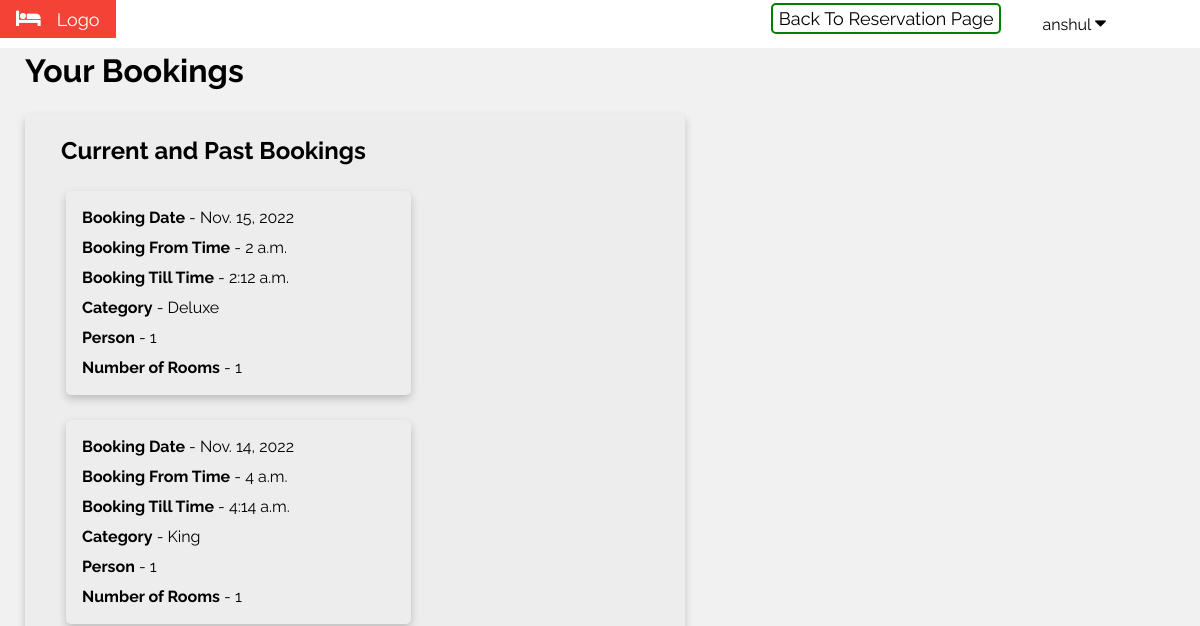
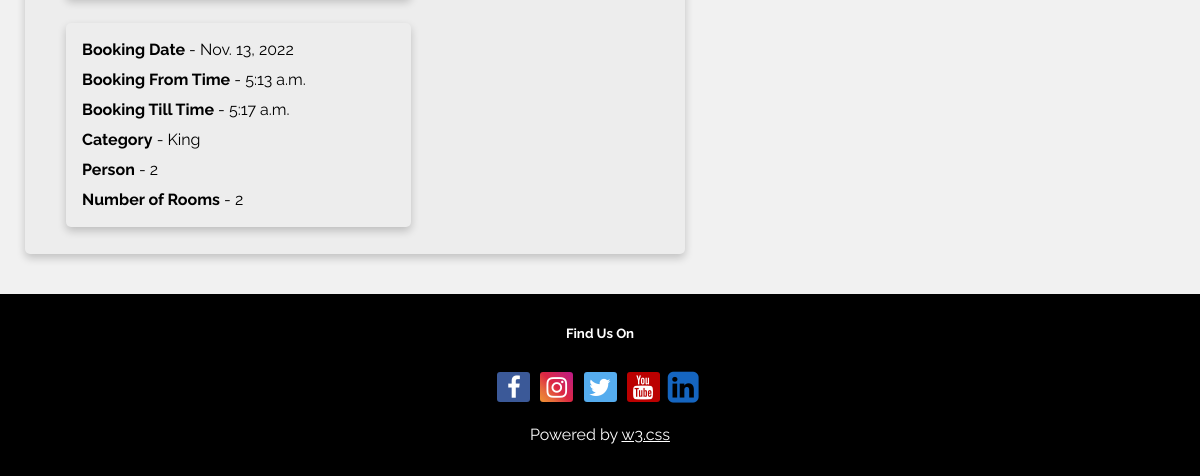
Page /hotel/all_bookings/ (signed in) on the earlier database version (2 pictures, top to bottom).
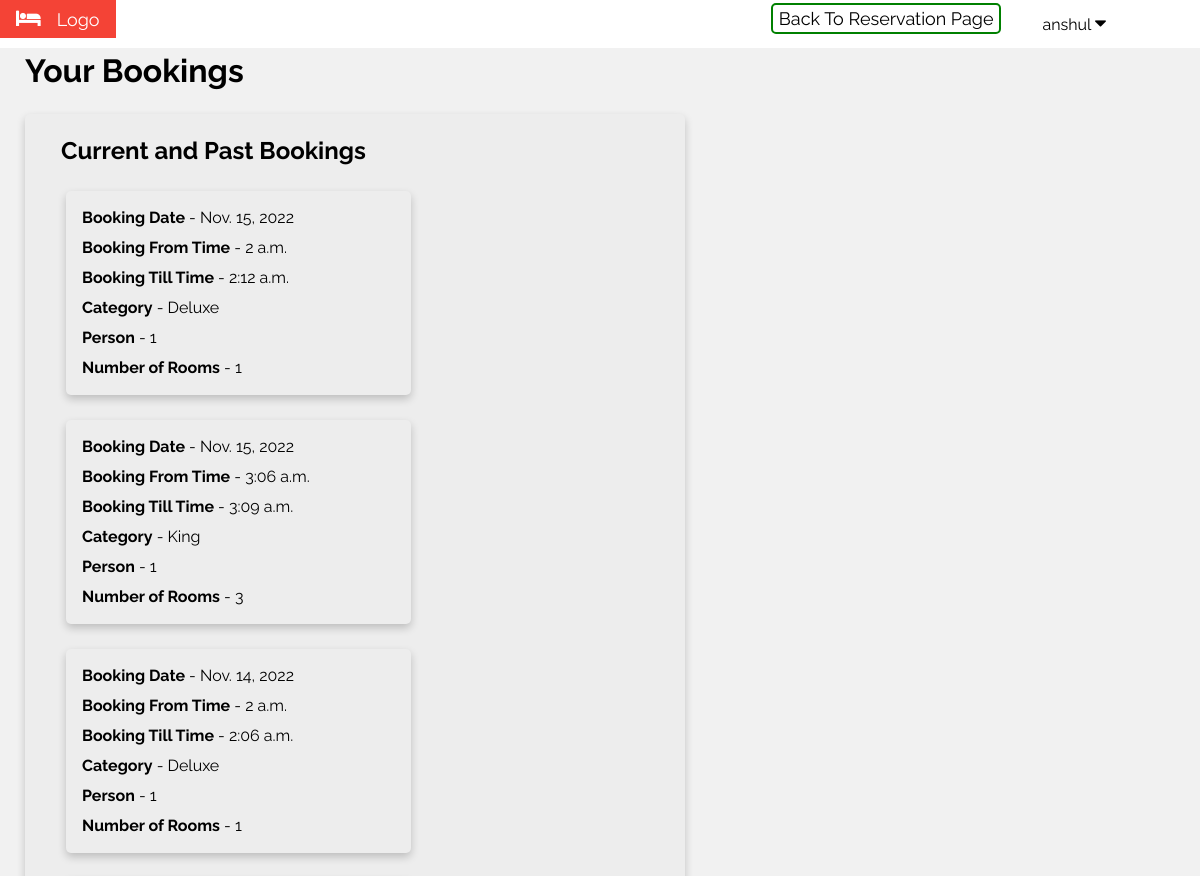
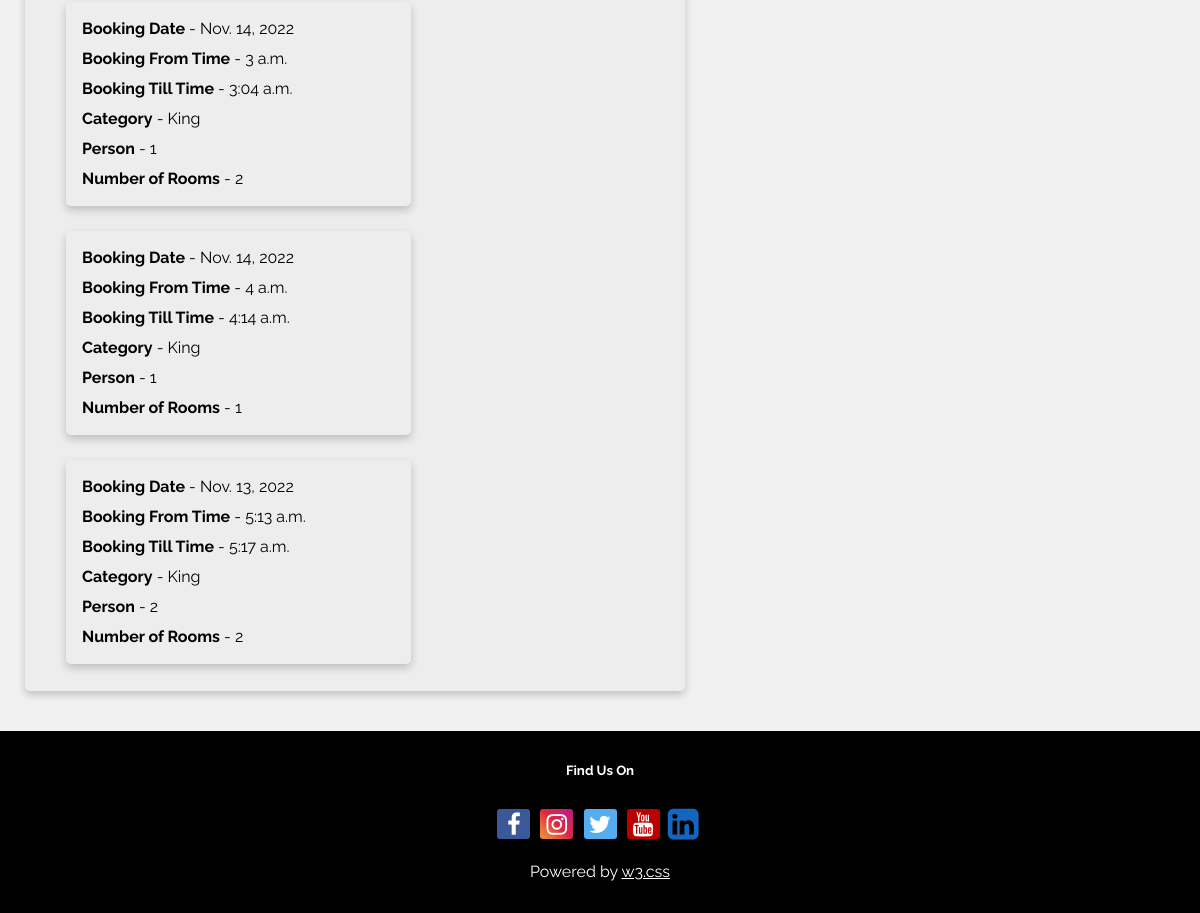
Same page on the later database version (2 pictures, top to bottom).
### hotel/models.py (models this page shows, shortened)
class Booking(models.Model):
    customer_name = models.CharField(max_length=30)
    check_in_date = models.DateField()
    check_in_time = models.TimeField()
    check_out_time = models.TimeField()
    '''room_number =  models.PositiveSmallIntegerField(
        validators=[MaxValueValidator(100), MinValueValidator(1)], unique=True
        )'''
    room_numbers = models.CharField(validators=[int_list_validator(' ,')], max_length=4000)
    ROOM_CATEGORIES = (
        ('Regular', 'Regular'),
        ('Executive', 'Executive'),
        ('Deluxe', 'Deluxe'),
        ('King', 'King'),
        ('Queen', 'Queen'),
    )
    category = models.CharField(max_length=9, choices=ROOM_CATEGORIES)
    PERSON = (
        (1, '1'),
        (2, '2'),
        (3, '3'),
        (4, '4'),
    )
    person = models.PositiveSmallIntegerField(choices=PERSON, default=1)
    no_of_rooms = models.PositiveSmallIntegerField(
        validators=[MaxValueValidator(1000), MinValueValidator(1)], default=1
        )

### hotel/views.py (the view, shortened to what this page needs)
# urls.py: path('all_bookings/', views.all_bookings, name='all_bookings'),
@login_required(login_url="/hotel/signin/")
def all_bookings(request, pk=None):
    future_bookings = Booking.objects.filter(
        customer_name=request.user.username,
        check_in_date__gt=now.date()
    ).order_by('-check_in_date', 'check_in_time')
    current_and_past_bookings = Booking.objects.filter(
        customer_name=request.user.username,
        check_in_date__lte=now.date()
    ).order_by('-check_in_date', 'check_in_time')
    context = {
        'future_bookings': future_bookings,
        'current_and_past_bookings': current_and_past_bookings,
        'username': request.user.username
    }
    return render(request, 'all_bookings.html', context)

### hotel/templates/all_bookings.html (shortened to what this page needs)
{% load static %}
<!DOCTYPE html>
<html lang="en">
  <head>
    <link rel="stylesheet" href="https://cdnjs.cloudflare.com/ajax/libs/font-awesome/4.7.0/css/font-awesome.min.css">
    <link rel="stylesheet" type="text/css" href="{% static 'hotel/css/base.css' %}">
  </head>
  <body id="body-color">
    <div class="w3-bar w3-white w3-large">
      <div class="w3-bar-item w3-red w3-mobile"><i class="fa fa-bed w3-margin-right"></i>Logo</div>
      <div class="dropdown w3-right ert">
        <button class="dropbtn">{{ username }}
          <i class="fa fa-caret-down"></i>
        </button>
      </div>
      <a href = "{% url 'hotel:book' %}" class="w3-right ert"> Back To Reservation Page </a>
    </div>
    <div id="lef-hea">
      <h1>Your Bookings</h1>
    </div>
    {% if future_bookings or current_and_past_bookings %}
      {% if current_and_past_bookings %}
        <div class="card card-width">
          <div class="container3">
            <h2><b> Current and Past Bookings </b></h2>
              {% for current_and_past_booking in current_and_past_bookings %}
                <div class="card card-width">
                  <div class="container3 inner-card">
                    <b>Booking Date</b> - {{ current_and_past_booking.check_in_date }}<br/>
                    <b>Booking From Time</b> - {{ current_and_past_booking.check_in_time }}<br/>
                    <b>Booking Till Time</b> - {{ current_and_past_booking.check_out_time }}<br/>
                    <b>Category</b> - {{ current_and_past_booking.category }}<br/>
                    <b>Person</b> - {{ current_and_past_booking.person }}<br/>
                    <b>Number of Rooms</b> - {{ current_and_past_booking.no_of_rooms }}
                  </div>
                </div>
              {% endfor %}
          </div>
        </div>
      {% endif %}
      {% else %}
        <p> No Bookings. </p>
    {% endif %}
    <footer class="w3-padding-32 w3-black w3-center w3-margin-top" id="foott">
      <h5>Find Us On</h5>
      <div class="w3-xlarge w3-padding-16">
        <a href="#" class="fa fa-facebook"></a>
        <a href="#" class="fa fa-instagram"></a>
        <a href="#" class="fa fa-twitter"></a>
        <a href="#" class="fa fa-youtube"></a>
        <a href="#" class="fa fa-linkedin-square"></a>
      </div>
      <p>Powered by <a href="https://www.w3schools.com/w3css/default.asp" target="_blank" class="w3-hover-text-green">w3.css</a></p>
    </footer>
	</body>
</html>

Differences in the rows shown:
added Booking: check_in_date "Nov. 15, 2022", check_in_time "3:06 a.m.", check_out_time "3:09 a.m.", category "King", person "1", no_of_rooms "3"
added Booking: check_in_date "Nov. 14, 2022", check_in_time "2 a.m.", check_out_time "2:06 a.m.", category "Deluxe", person "1", no_of_rooms "1"
added Booking: check_in_date "Nov. 14, 2022", check_in_time "3 a.m.", check_out_time "3:04 a.m.", category "King", person "1", no_of_rooms "2"
